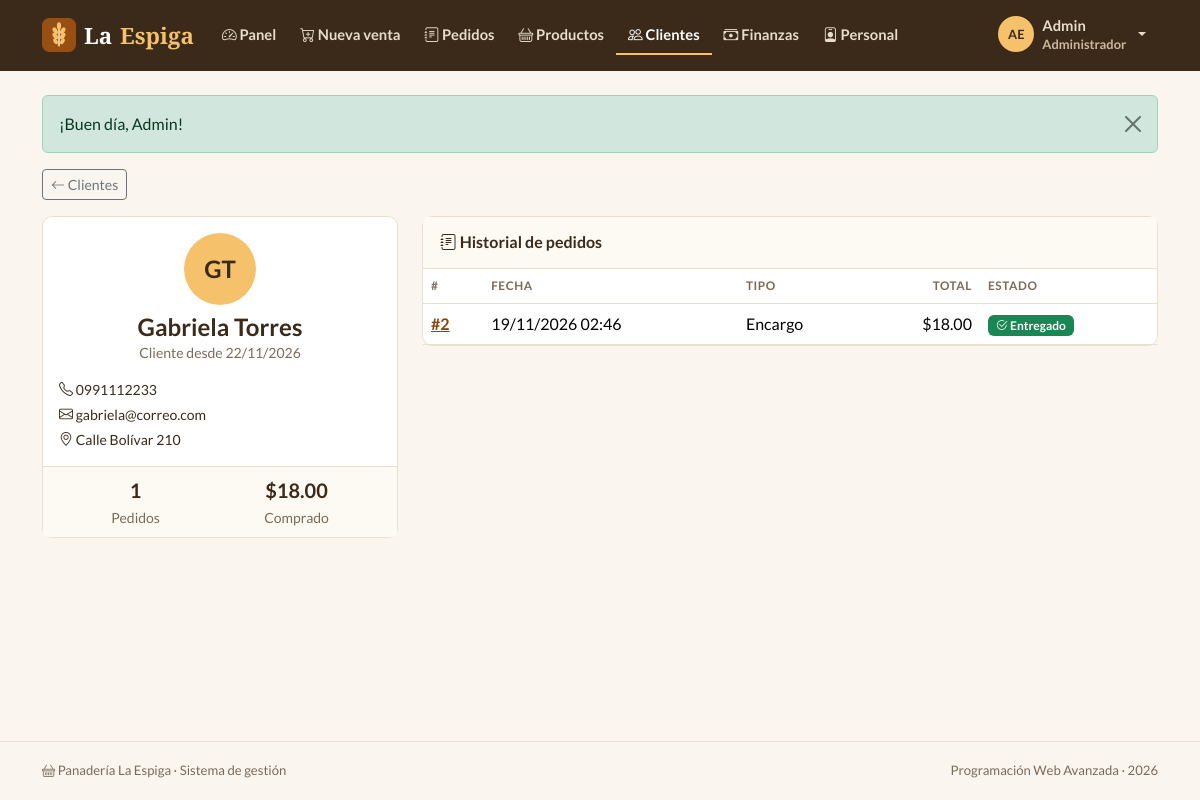
The page /index.php?r=clientes/ver&id=1 (signed in) on the database its author committed.
### tables this page shows
CREATE TABLE clientes (
  id        INT AUTO_INCREMENT PRIMARY KEY,
  nombre    VARCHAR(50)  NOT NULL,
  apellido  VARCHAR(50)  NOT NULL DEFAULT '',
  telefono  VARCHAR(15)  NOT NULL,
  correo    VARCHAR(100) NULL,
  direccion VARCHAR(255) NULL,
  creado_en DATETIME     NOT NULL DEFAULT CURRENT_TIMESTAMP
);

CREATE TABLE pedidos (
  id            INT AUTO_INCREMENT PRIMARY KEY,
  id_cliente    INT           NULL,
  id_empleado   INT           NULL,
  tipo          ENUM('Mostrador','Encargo') NOT NULL DEFAULT 'Mostrador',
  fecha         DATETIME      NOT NULL DEFAULT CURRENT_TIMESTAMP,
  fecha_entrega DATETIME      NULL,
  notas         VARCHAR(255)  NULL,
  total         DECIMAL(10,2) NOT NULL DEFAULT 0,
  estado        ENUM('Pendiente','Preparando','Listo','Entregado','Cancelado') NOT NULL DEFAULT 'Pendiente',
  INDEX idx_pedidos_estado (estado),
  INDEX idx_pedidos_entrega (fecha_entrega),
  CONSTRAINT fk_pedidos_cliente  FOREIGN KEY (id_cliente)  REFERENCES clientes(id) ON DELETE SET NULL,
  CONSTRAINT fk_pedidos_empleado FOREIGN KEY (id_empleado) REFERENCES usuarios(id) ON DELETE SET NULL
);

### controllers/ClientesController.php (called while the page is built, shortened)
<?php
class ClientesController extends Controller
{
    public function ver(): void
    {
        $c = Cliente::find((int) ($_GET['id'] ?? 0));
        $this->view('clientes/ver', [
            'titulo'  => $c['nombre'] . ' ' . $c['apellido'],
            'cliente' => $c,
            'pedidos' => Pedido::deCliente((int) $c['id']),
        ]);
    }
}

### core/Router.php (called while the page is built, shortened)
<?php
class Router
{
    public static function dispatch(string $ruta): void
    {
        if (!preg_match('#^([a-z]+)/([a-z]+)$#', $ruta, $m)) {
            self::noEncontrado();
        }
        [, $nombre, $accion] = $m;
        (new $clase())->$accion();
    }
}

### index.php (called while the page is built, shortened)
<?php
require __DIR__ . '/core/helpers.php';
require __DIR__ . '/core/Database.php';
require __DIR__ . '/core/Model.php';
require __DIR__ . '/core/Router.php';
Router::dispatch(is_string($_GET['r'] ?? null) ? $_GET['r'] : '');

### core/Database.php (called while the page is built, shortened)
<?php
class Database
{
    private static ?PDO $pdo = null;
    public static function get(): PDO
    {
        if (self::$pdo === null) {
            $dsn = 'mysql:host=' . DB_HOST . ';port=' . DB_PORT
                 . ';dbname=' . DB_NAME . ';charset=utf8mb4';
            try {
                self::$pdo = new PDO($dsn, DB_USER, DB_PASS, [
                    PDO::ATTR_ERRMODE            => PDO::ERRMODE_EXCEPTION,
                    PDO::ATTR_DEFAULT_FETCH_MODE => PDO::FETCH_ASSOC,
                    PDO::ATTR_EMULATE_PREPARES   => false,
                ]);
                self::$pdo->exec("SET time_zone = '" . date('P') . "'");
            } catch (PDOException $e) {
                http_response_code(500);
                $detalle = DEBUG ? '<br><small>' . htmlspecialchars($e->getMessage()) . '</small>' : '';
                exit('<h3 style="font-family:sans-serif">No se pudo conectar a la base de datos.'
                    . ' Revise config/config.php e importe panaderia.sql.' . $detalle . '</h3>');
            }
        }
        return self::$pdo;
    }
}

### core/Model.php (called while the page is built, shortened)
<?php
abstract class Model
{
    protected static string $tabla;
    protected static function db(): PDO
    {
        return Database::get();
    }
    protected static function query(string $sql, array $params = []): PDOStatement
    {
        $st = self::db()->prepare($sql);
        $st->execute($params);
        return $st;
    }
    public static function find(int $id): ?array
    {
        $fila = self::query('SELECT * FROM ' . static::$tabla . ' WHERE id = ?', [$id])->fetch();
        return $fila ?: null;
    }
}

### models/Pedido.php (called while the page is built, shortened)
<?php
class Pedido extends Model
{
    public static function deCliente(int $cliente): array
    {
        return self::query(self::BASE . ' WHERE p.id_cliente = ? ORDER BY p.fecha DESC LIMIT 100', [$cliente])->fetchAll();
    }
}

### views/clientes/ver.php (the view, shortened to what this page needs)
<?php
$c = $cliente;
$comprado = array_sum(array_map(fn($p) => $p['estado'] === 'Entregado' ? (float) $p['total'] : 0, $pedidos));
?>
<a href="<?= url('clientes/index') ?>" class="btn btn-sm btn-outline-secondary mb-3"><i class="bi bi-arrow-left"></i> Clientes</a>
<div class="row g-4">
  <div class="col-lg-4">
    <div class="card pe-card">
      <div class="card-body text-center">
        <span class="pe-avatar pe-avatar-xl mb-2"><?= e(iniciales($c['nombre'], $c['apellido'])) ?></span>
        <h1 class="h4 fw-bold mb-0"><?= e($c['nombre'] . ' ' . $c['apellido']) ?></h1>
        <p class="text-body-secondary small">Cliente desde <?= fecha($c['creado_en']) ?></p>
        <ul class="list-unstyled text-start small mb-0">
          <li class="mb-1"><i class="bi bi-telephone"></i> <?= e($c['telefono']) ?></li>
          <li class="mb-1"><i class="bi bi-envelope"></i> <?= e($c['correo']) ?: 'Sin correo' ?></li>
          <li><i class="bi bi-geo-alt"></i> <?= e($c['direccion']) ?: 'Sin dirección' ?></li>
        </ul>
      </div>
      <div class="card-footer d-flex justify-content-around text-center">
        <div><div class="fw-bold fs-5"><?= count($pedidos) ?></div><small class="text-body-secondary">Pedidos</small></div>
        <div><div class="fw-bold fs-5"><?= dinero($comprado) ?></div><small class="text-body-secondary">Comprado</small></div>
      </div>
    </div>
  </div>
  <div class="col-lg-8">
    <div class="card pe-card">
      <div class="card-header fw-bold"><i class="bi bi-journal-text"></i> Historial de pedidos</div>
      <div class="table-responsive">
        <table class="table table-hover align-middle mb-0">
          <thead><tr><th>#</th><th>Fecha</th><th>Tipo</th><th class="text-end">Total</th><th>Estado</th></tr></thead>
          <tbody>
            <?php foreach ($pedidos as $p): ?>
              <tr>
                <td><a href="<?= url('pedidos/ver', ['id' => $p['id']]) ?>" class="fw-bold">#<?= (int) $p['id'] ?></a></td>
                <td><?= fecha($p['fecha'], true) ?></td>
                <td><?= e($p['tipo']) ?></td>
                <td class="text-end"><?= dinero($p['total']) ?></td>
                <td><?= badge_estado($p['estado']) ?></td>
              </tr>
            <?php endforeach; ?>
          </tbody>
        </table>
      </div>
    </div>
  </div>
</div>

### core/helpers.php (shortened to what this page needs)
<?php
function e($valor): string
{
    return htmlspecialchars((string) ($valor ?? ''), ENT_QUOTES, 'UTF-8');
}
function url(string $ruta = 'inicio/index', array $params = []): string
{
    $params = array_merge(['r' => $ruta], $params);
    return 'index.php?' . http_build_query($params);
}
function dinero($valor): string
{
    return '$' . number_format((float) $valor, 2);
}
function fecha(?string $valor, bool $conHora = false): string
{
    $t = strtotime($valor);
    return $conHora ? date('d/m/Y H:i', $t) : date('d/m/Y', $t);
}
function badge_estado(string $estado): string
{
    $info = ESTADOS_PEDIDO[$estado] ?? ['color' => 'secondary', 'icono' => 'circle'];
    return '<span class="badge text-bg-' . $info['color'] . '"><i class="bi bi-' . $info['icono'] . '"></i> ' . e($estado) . '</span>';
}
function iniciales(string $nombre, string $apellido = ''): string
{
    return mb_strtoupper(mb_substr($nombre, 0, 1) . mb_substr($apellido, 0, 1));
}

### assets/css/styles.css (style rules this page uses)
:root { --pe-harina: #faf6ef; --pe-blanco: #ffffff; --pe-caramelo: #b45309; --pe-caramelo-h:#92400e; --pe-miel: #fef3c7; --pe-trigo: #f3e6d3; --pe-cafe: #3b2a1a; --pe-suave: #7c6a58; --pe-borde: #eadfce; --pe-oliva: #4d7c0f; --pe-radio: 10px; }
body { --bs-body-bg: var(--pe-harina); --bs-body-color: var(--pe-cafe); --bs-body-font-family: 'Lato', system-ui, sans-serif; --bs-secondary-color: var(--pe-suave); --bs-border-color: var(--pe-borde); --bs-primary: var(--pe-caramelo); --bs-primary-rgb: 180, 83, 9; --bs-link-color-rgb: 146, 64, 14; --bs-link-hover-color-rgb: 120, 53, 15; }
.table { --bs-table-bg: transparent; --bs-table-hover-bg: #fdf8f0; }
.table > thead th { font-size: .74rem; text-transform: uppercase; letter-spacing: .05em; color: var(--pe-suave); font-weight: 700; }
body { min-height: 100vh; display: flex; flex-direction: column; }
.pe-avatar { width: 36px; height: 36px; border-radius: 50%; background: #f5c26b; color: var(--pe-cafe); font-weight: 700; font-size: .8rem; display: inline-flex; align-items: center; justify-content: center; flex-shrink: 0; }
.pe-avatar-xl { width: 72px; height: 72px; font-size: 1.5rem; }
.pe-card { background: var(--pe-blanco); border: 1px solid var(--pe-borde); border-radius: var(--pe-radio); }
.pe-card > .card-header, .pe-card > .card-footer { background: #fdfaf4; border-color: var(--pe-borde); }
.pe-card > .card-header { padding: .85rem 1.1rem; }
.pe-main > * { animation: aparecer .3s ease both; }

### rows shown on the page
clientes: iniciales($c['nombre'], $c['apellido']) "GT", nombre+apellido "Gabriela Torres", creado_en "22/11/2026", telefono "0991112233", correo "gabriela@correo.com", direccion "Calle Bolívar 210"
pedidos: dinero($comprado) "$18.00", id "2", fecha "19/11/2026 02:46", tipo "Encargo", total "$18.00", estado "Entregado"

### other values the page prints
$texto "Panel"
$texto "Nueva venta"
$texto "Pedidos"
$texto "Productos"
$texto "Clientes"
$texto "Finanzas"
$texto "Personal"
iniciales($usuario['nombre'], $usuario['apellido']) "AE"
$usuario['nombre'] "Admin"
$usuario['rol'] "Administrador"
$f['mensaje'] "¡Buen día, Admin!"
count($pedidos) "1"
